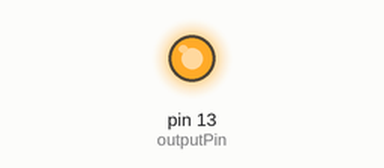
A sketch run on a simulated Arduino Uno, built with avr-gcc and run on an emulated ATmega328P. On the bench: output pins drawn as LEDs (lit = HIGH).

Above: at 0.05 s.
Timing chart, 0 to 3.0 s (numbered marks = the images above):
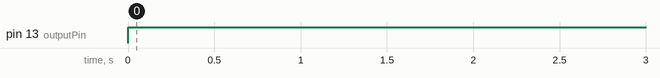

The sketch:

1_basicLed.ino
```cpp
int outputPin = 13;
void setup() {
  // put your setup code here, to run once:
  pinMode(outputPin,OUTPUT);
}

void loop() {
  // put your main code here, to run repeatedly:
  digitalWrite(outputPin,HIGH);
  delay(1000);
  digitalWrite(outputPin,LOW);

}
```

Measured:
- by itself, pin 13 (outputPin): LOW → HIGH at 0.00 s
